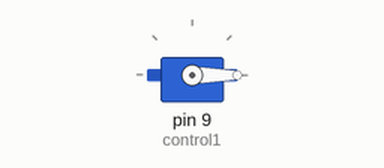
Simulated run of this sketch. Board: Arduino Uno, built with avr-gcc and run on an emulated ATmega328P. Shown: servo.

Above: at 0.05 s.
At 2.05 s:
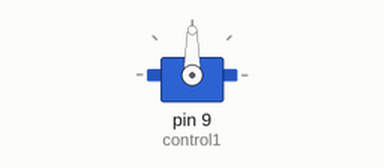
At 4.0 s:
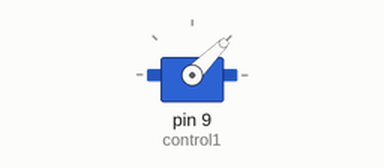
Timing chart, 0 to 6.5 s (numbered marks = the images above):
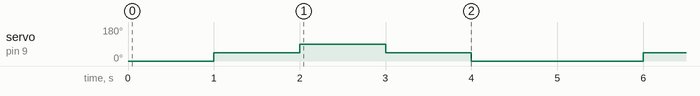

Measured:
- by itself, servo on pin 9 (control1): repeats every 5.0 s: 90° 1.0 s, 45° 1.0 s, 0° 2.0 s, 45° 1.0 s

The sketch:

P5_Servo.ino
```cpp
#include <Servo.h>
Servo control1;
void setup()
{
    control1.attach(9);
}

void loop()
{
    control1.write(0);
    delay(1000);
    control1.write(45);
    delay(1000);
    control1.write(90);
    delay(1000);
    control1.write(45);
    delay(1000);
    control1.write(0);
    delay(1000);
}
```
